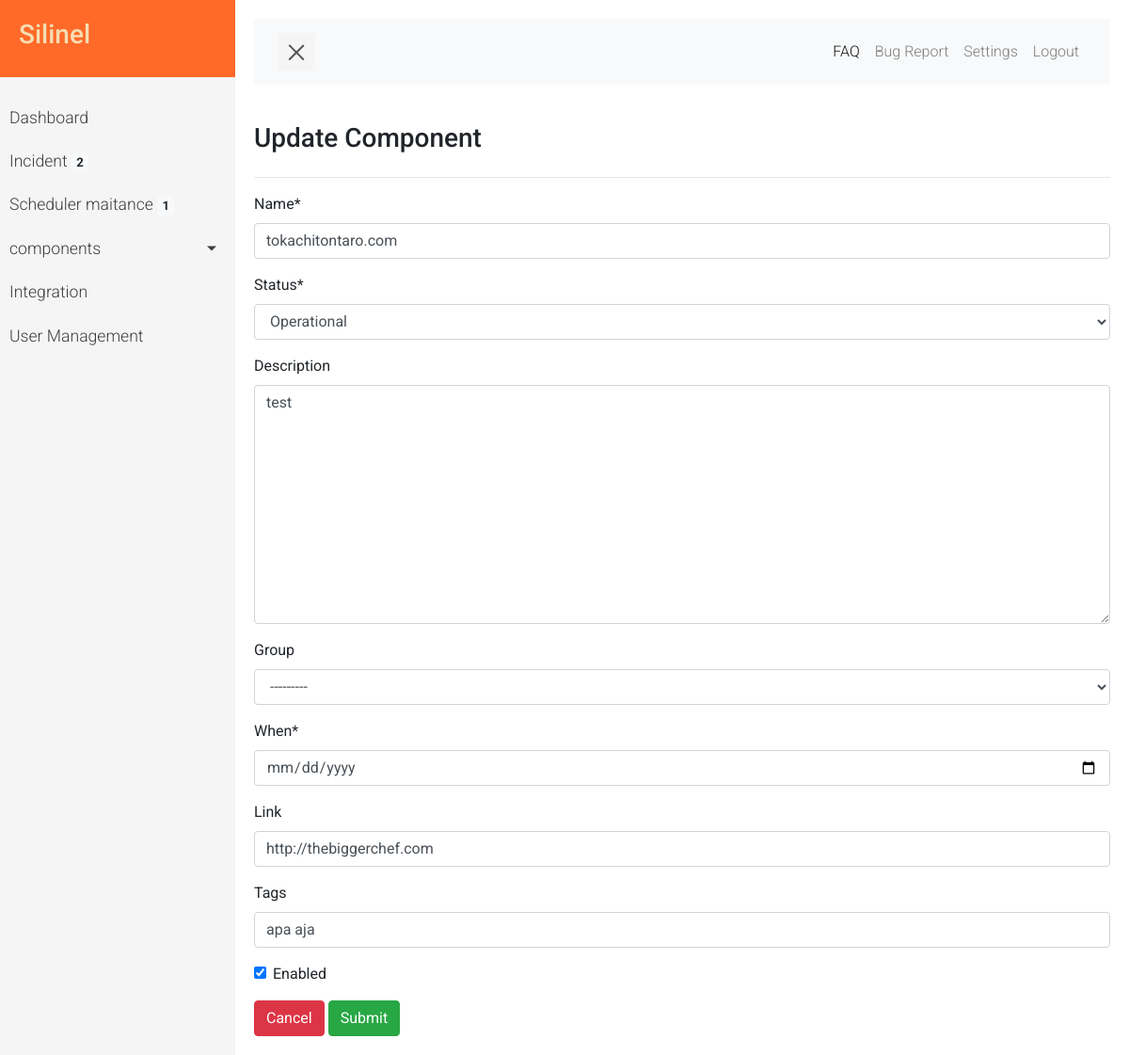
The page /dashboard/component/update/3 on the database its author committed.
### silinell/models.py (models this page shows)
class component(models.Model):
    STATUS_CHOICES = (
        ('Operational', 'Operational'),
        ('Perfomance Issue', 'Perfomance Issue'),
        ('Partial Outage', 'Partial Outage'),
        ('Major Outage', 'Major Outage'),
    )
    name = models.CharField(max_length=40)
    status = models.CharField(max_length=40, choices=STATUS_CHOICES)
    Description =  models.TextField(max_length=300, blank=True)
    group = models.CharField(max_length=40, blank=True,null=True)
    when = models.DateTimeField(default=datetime.now, blank=True)
    link = models.CharField(max_length=100, blank=True)
    tags = models.CharField(max_length=100, blank=True)
    enabled = models.BooleanField(default=True)

class component_group(models.Model):
    COLLAPSE_CHOICES = (
        ('Always expanded', 'Always expanded'),
        ('Always collapse', 'Always collapse'),
        ('Collapse but expand if there are issues', 'Collapse but expand if there are issues'),
    )
    name = models.CharField(max_length=40,blank=True)
    visibility = models.CharField(max_length=40,choices=COLLAPSE_CHOICES,default='Always expanded')
    Description =  models.TextField(max_length=300, blank=True)
    def __str__(self):
     return self.name

### silinell/views.py (the view)
# urls.py: path('dashboard/component/update/<int:pk>', views.ComponentUpdateView.as_view(), name='component_url_update'),
class ComponentUpdateView(SuccessMessageMixin,UpdateView):
    model = component
    template_name = 'dashboard/component/update-component.html'
    form_class = FormComponent
    success_url ="/dashboard/component"
    success_message = "%(name)s was update successfully"

### silinell/forms.py
class FormComponent(forms.ModelForm):
    group = forms.ModelChoiceField(queryset=component_group.objects.all(),required=False)
    when = forms.DateField(widget=forms.TextInput(
    attrs={'type': 'date'})
      )
    class Meta:
        model = component
        fields = '__all__'
        widget = {
             'when':DateInput(),
        }

### silinell/views.py (called while the page is built)
def badgesnotif_processor(request):
  schedule_maintances = schedule_maintance.objects.all().count()
  incidents = incident.objects.all().count()
  componennya = component.objects.all().count()
  component_groups = component_group.objects.all().count()
  return {'incidents': incidents,'schedule_maintances':schedule_maintances,'component_groups':component_groups,'componennya':componennya}

### silinell/templates/dashboard/component/update-component.html
{% extends "dashboard/dashboard-base.html" %}
{% block content  %}
<div class="row">
<div class="col-md-6"><h3>Update Component</h3>
</div>
<div class="col-md-6">
</div>
</div>
<hr>
{% load static %}
<div class="">
{% include "dashboard/component/update-component-component.html" %}
</div>
{% endblock %}

### silinell/templates/dashboard/component/update-component-component.html (shortened to what this page needs)
{% load static %}
<form method="post">
{% load crispy_forms_tags %}
{{ form|crispy }}
<button type="reset" class="btn btn-danger" >Cancel</button>
<input class="btn btn-success"  type="submit"  value="Submit"  />
</form>

### rows shown on the page
component: name "tokachitontaro.com", status "Operational", Description "test", group "---------", link "http://thebiggerchef.com", tags "apa aja", enabled "☑"

### other values the page prints
{{ incidents }} "2"
{{ schedule_maintances }} "1"
